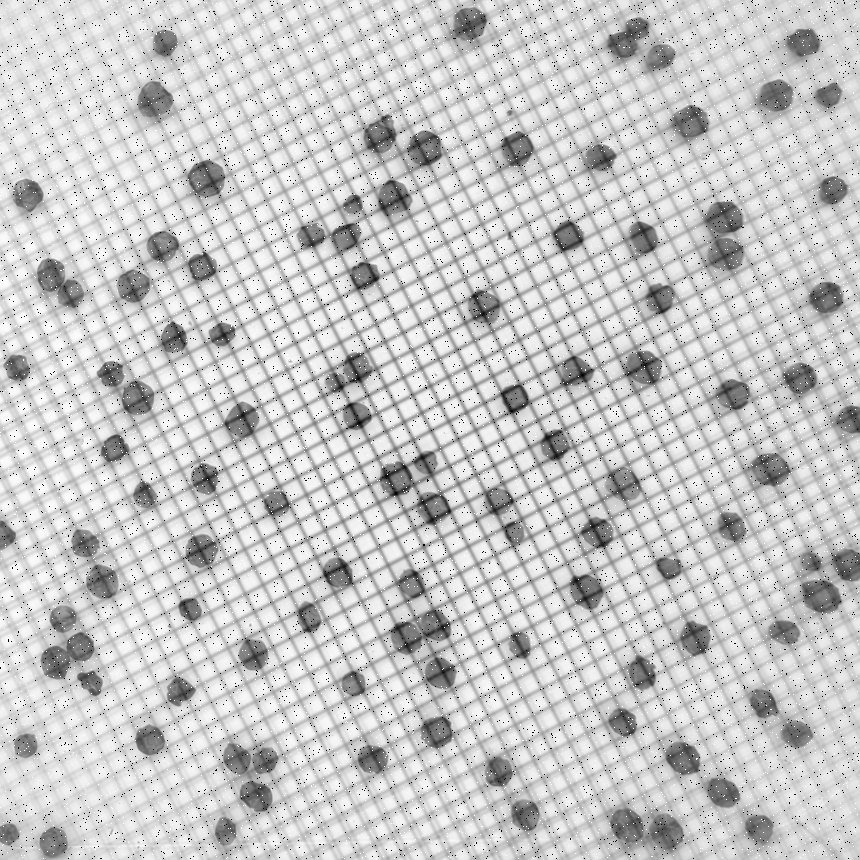
#> input picture input.tif, 860 x 860 px
$ python bela.py
#> lines starting #> are read from the running program, lines starting #| are printed output that depends on the picture; after the words box and inside, x2 and y2 are one past the last pixel; in counts of white or black regions, pixels touching at a corner belong together
import numpy as np
import cv2
import matplotlib.pyplot as plt

# -----------------------------
# 1. خواندن تصویر
# -----------------------------
image_path = "input.tif"
image = cv2.imread(image_path)
#> image is the input picture: shape (860, 860, 3); min 0, max 255, mean 199.4

if image is None:
    raise RuntimeError("Image not found")

# -----------------------------
# 2. grayscale
# -----------------------------
gray = cv2.cvtColor(image, cv2.COLOR_BGR2GRAY)

# -----------------------------
# 3. blur
# -----------------------------
blur = cv2.GaussianBlur(gray, (7, 7), 0)

# -----------------------------
# 4. threshold (مهم!)
# -----------------------------
_, binary = cv2.threshold(
    blur, 0, 255,
    cv2.THRESH_BINARY_INV + cv2.THRESH_OTSU
)
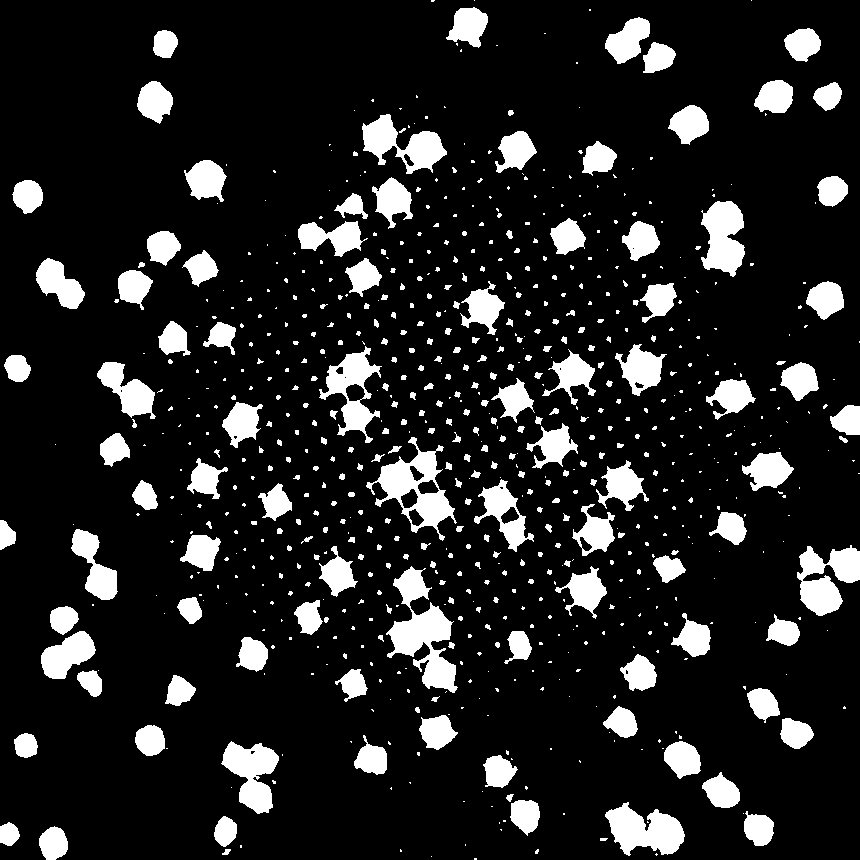
#> binary: shape (860, 860); 13.7% white; 744 white regions (460 under 20 px), largest, box (x1, y1, x2, y2) and area: (386, 566, 458, 693) 3896, (366, 437, 457, 541) 3136, (797, 545, 860, 616) 2654

# -----------------------------
# 5. morphology
# -----------------------------
kernel = np.ones((3, 3), np.uint8)

binary = cv2.morphologyEx(binary, cv2.MORPH_OPEN, kernel, iterations=2)
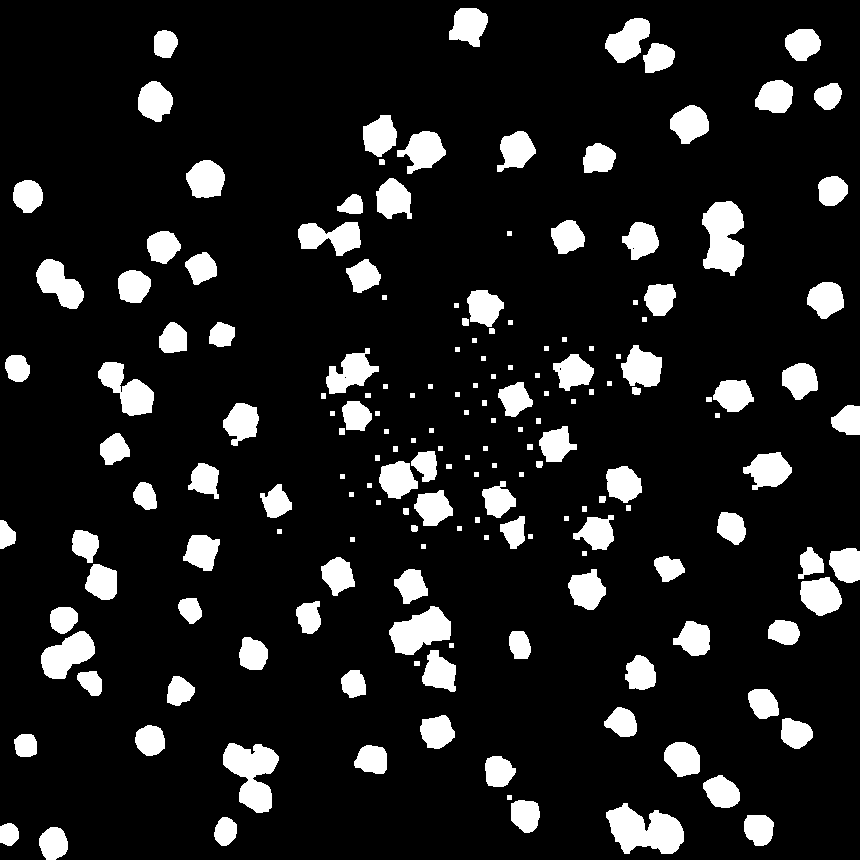
#> binary: shape (860, 860); 12.1% white; 175 white regions, largest, box (x1, y1, x2, y2) and area: (606, 803, 684, 854) 2552, (223, 743, 279, 813) 2303, (702, 201, 744, 276) 2294
binary = cv2.morphologyEx(binary, cv2.MORPH_CLOSE, kernel, iterations=2)
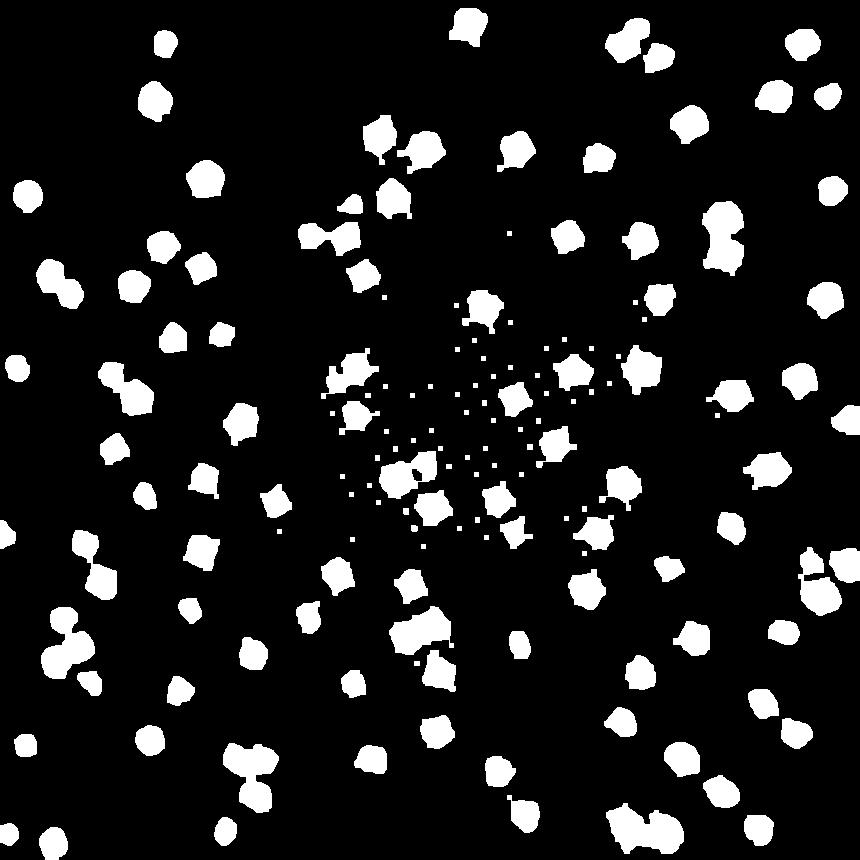
#> binary: shape (860, 860); 12.1% white; 157 white regions, largest, box (x1, y1, x2, y2) and area: (606, 803, 684, 854) 2582, (223, 743, 279, 813) 2330, (702, 201, 744, 276) 2305

# -----------------------------
# 6. حذف اجسام خیلی کوچک
# -----------------------------
num_labels, labels, stats, _ = cv2.connectedComponentsWithStats(binary)
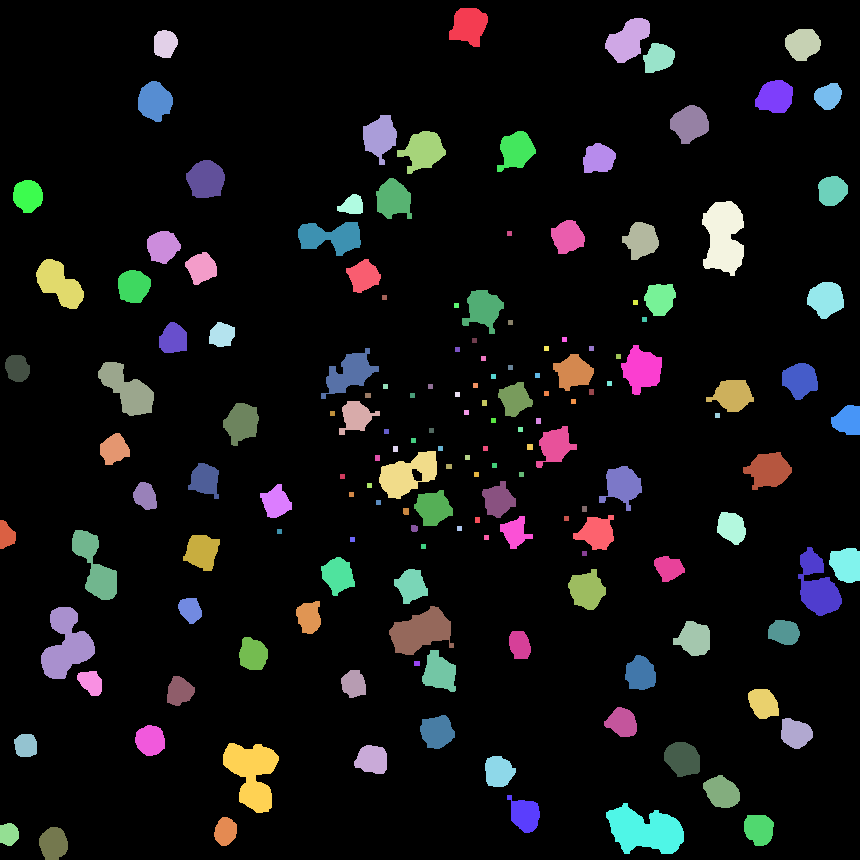
#> labels: shape (860, 860) int32; 158 distinct labels, from 0 to 157; one colour per label, 0 black
#> num_labels = 158; stats = 158 rows, first 6: [0, 0, 860, 860, 649789], [449, 8, 39, 39, 1078], [605, 18, 45, 45, 1256], [785, 29, 36, 32, 869], [154, 30, 24, 28, 542], [643, 43, 32, 30, 698]

min_area = 150
clean = np.zeros(binary.shape, dtype=np.uint8)

for i in range(1, num_labels):
    if stats[i, cv2.CC_STAT_AREA] > min_area:
        clean[labels == i] = 255
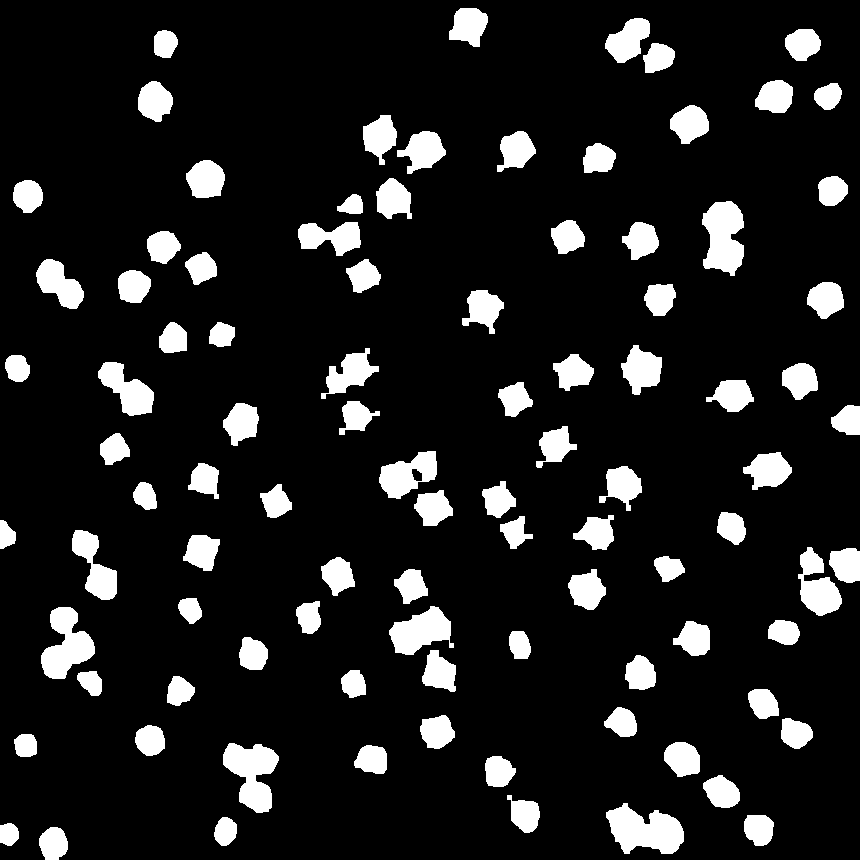
#> clean: shape (860, 860); 11.9% white; 95 white regions, largest, box (x1, y1, x2, y2) and area: (606, 803, 684, 854) 2582, (223, 743, 279, 813) 2330, (702, 201, 744, 276) 2305

# -----------------------------
# 7. شمارش نهایی
# -----------------------------
count, _ = cv2.connectedComponents(clean)
#> count = 96
pepper_count = count - 1
#> pepper_count = 95

print("Pepper count:", pepper_count)
#| Pepper count: 95

# -----------------------------
# 8. نمایش برای چک کردن
# -----------------------------
plt.figure(figsize=(6,6))
plt.imshow(clean, cmap='gray')
plt.title(f"Pepper count = {pepper_count}")
plt.axis('off')
plt.show()
